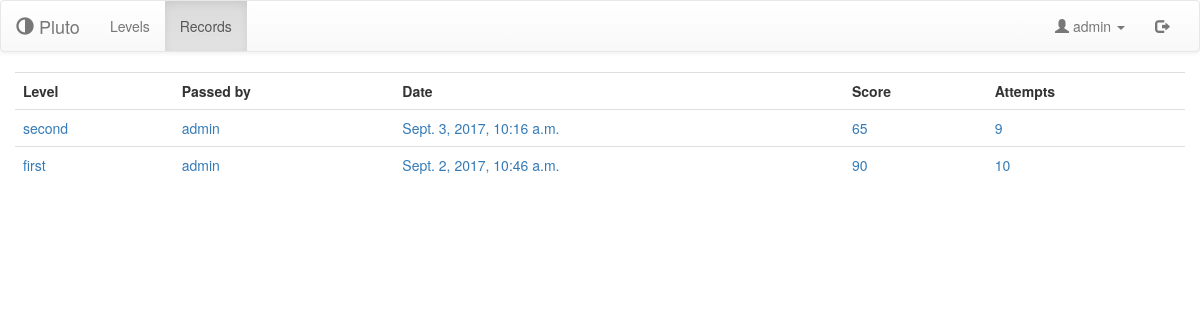
The page /records (signed in) on the database as committed earlier.
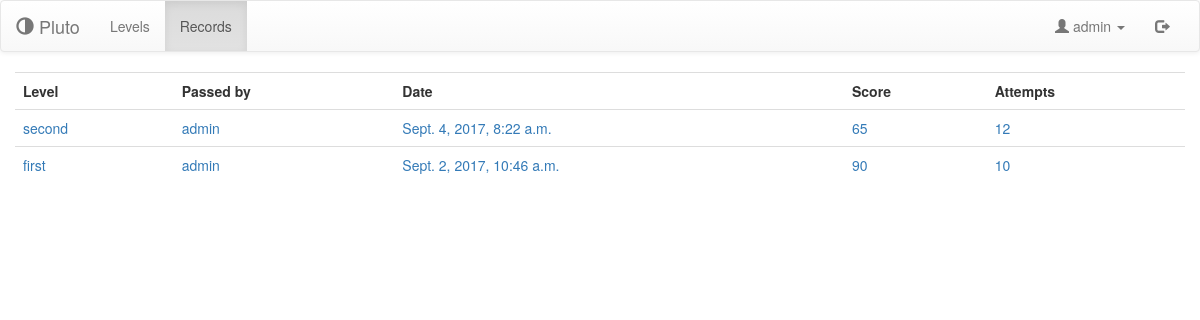
The same page on the database as committed later.
### pluto/models.py (models this page shows, shortened)
class Record(models.Model):
    to = models.ForeignKey(Level, related_name='result_to', on_delete=models.CASCADE, blank=False, null=False)
    by = models.ForeignKey(User, related_name='result_by', on_delete=models.CASCADE, blank=False, null=False)
    date = models.DateTimeField(default=timezone.now, blank=False)
    attempts = models.IntegerField(blank=False)
    program = models.TextField(max_length=512)
    result = models.BooleanField(default=False, blank=False)
    score = models.IntegerField(default=0, blank=False)

class Level(models.Model):
    name = models.CharField(max_length=128, blank=False)
    date = models.DateTimeField(default=timezone.datetime.now, blank=False)
    by = models.ForeignKey(User, on_delete=models.CASCADE, blank=False, null=False)
    tilemap = models.TextField(max_length=1024)
    command_forward = models.IntegerField(blank=True)
    command_backward = models.IntegerField(blank=True)
    command_left = models.IntegerField(blank=True)
    command_right = models.IntegerField(blank=True)
    command_lo = models.IntegerField(blank=True)
    command_op = models.IntegerField(blank=True)
    hero_x = models.IntegerField(blank=False)
    hero_y = models.IntegerField(blank=False)
    hero_dir = models.IntegerField(blank=False)

class User(AbstractUser):
    image = models.ImageField(default='no_image.png', upload_to=user_directory_image_path)
    points = models.FloatField(default=10, blank=False)
    skin = models.CharField(default='polo', blank=False, max_length=32)

### pluto/views.py (the view, shortened to what this page needs)
# urls.py: url(r'^records', views.record),
@login_required(login_url='/login')
def record(request, level_id=None, by_id=None):
    if request.method == 'POST':
        by_id = request.user.id
    if level_id and by_id:
        try:
            current_level = models.Level.objects.get(id=level_id)
        except ObjectDoesNotExist:
            messages.error(request, "No such level.")
            return levels(request)
        if request.method == 'POST':
            try:
                current = models.Record.objects.get(by=by_id, to=level_id)
            except ObjectDoesNotExist:
                current = models.Record()
                current.by = request.user
                current.to = current_level
                current.attempts = 0
            current.attempts += int(request.POST['attempts'])
            current.date = timezone.localtime(timezone.now())
            program = json.loads(request.POST['program'])
            score = 0
            for i in program:
                if i == 'forward' or i == 'backward':
                    score += models.move_value
                elif i == 'left' or i == 'right':
                    score += models.turn_value
                elif i == 'lo' or i == 'op':
                    score += models.loop_value
            max_score = (current_level.command_forward + current_level.command_backward) * models.move_value
            max_score += (current_level.command_right + current_level.command_left) * models.turn_value
            max_score += (current_level.command_lo + current_level.command_op) * models.loop_value
            score = max_score * 2 - score
            if not current.score or score > current.score:
                current.score = score
                current.program = program
            current.save()
            messages.success(request, "Good job! Now you are " + ordinal(
                current.ranking()) + " in " + current_level.name + " level rating.")
        else:
            try:
                current = models.Record.objects.get(to=level_id, by=by_id)
            except ObjectDoesNotExist:
                messages.error(request, "No records like this.")
                return record(request, current_level)
        return render(request, 'result.html', {'result': current})
    else:
        context = {}
        if level_id:
            try:
                current_level = models.Level.objects.get(id=level_id)
            except ObjectDoesNotExist:
                messages.error(request, "No such level yet.")
                return record(request)
            try:
                results = models.Record.objects.filter(to=current_level).order_by('score')
            except ObjectDoesNotExist:
                messages.warning(request, "None passed this level yet.")
                return level(request, current_level)
            context['level'] = current_level
        else:
            results = models.Record.objects.all().order_by('-date')
        context['records'] = results
        return render(request, 'results.html', context)

### templates/results.html (shortened to what this page needs)
{% extends 'base.html' %}
{% block content %}
    <div class="row">
        <table class="table">
            <tr>
                <th>Level</th>
                <th>Passed by</th>
                <th>Date</th>
                <th>Score</th>
                <th>Attempts</th>
            </tr>
            {% for i in records %}
            <tr>
                <td><a href="/level/{{ i.to.id }}">{{ i.to.name }}</a></td>
                <td><a href="/profile/{{ i.by.id }}">{{ i.by.username }}</a></td>
                <td><a href="/record/level={{ i.to.id }}&user={{ i.by.id }}">{{ i.date }}</a></td>
                <td><a href="/record/level={{ i.to.id }}&user={{ i.by.id }}">{{ i.score }}</a></td>
                <td><a href="/record/level={{ i.to.id }}&user={{ i.by.id }}">{{ i.attempts }}</a></td>
            </tr>
            {% endfor %}
        </table>
    </div>
{% endblock %}

Rows that differ between the two databases and show on the page:
changed Record "second": date "Sept. 3, 2017, 10:16 a.m." → "Sept. 4, 2017, 8:22 a.m."; attempts "9" → "12"
